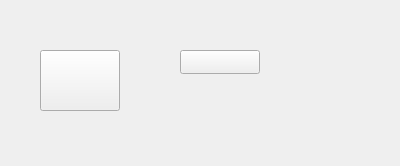
<?xml version="1.0" encoding="UTF-8"?>
<ui version="4.0">
 <class>QPageButton</class>
 <widget class="QWidget" name="QPageButton">
  <property name="geometry">
   <rect>
    <x>0</x>
    <y>0</y>
    <width>400</width>
    <height>166</height>
   </rect>
  </property>
  <property name="windowTitle">
   <string>Form</string>
  </property>
  <widget class="QPushButton" name="pushButton">
   <property name="geometry">
    <rect>
     <x>180</x>
     <y>50</y>
     <width>80</width>
     <height>24</height>
    </rect>
   </property>
   <property name="text">
    <string/>
   </property>
  </widget>
  <widget class="QPushButton" name="pushButton_2">
   <property name="geometry">
    <rect>
     <x>40</x>
     <y>50</y>
     <width>80</width>
     <height>61</height>
    </rect>
   </property>
   <property name="text">
    <string/>
   </property>
  </widget>
 </widget>
 <resources/>
 <connections/>
</ui>
